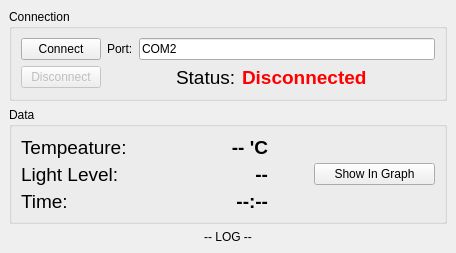
<?xml version="1.0" encoding="UTF-8"?>
<ui version="4.0">
 <class>MainWindow</class>
 <widget class="QMainWindow" name="MainWindow">
  <property name="enabled">
   <bool>true</bool>
  </property>
  <property name="geometry">
   <rect>
    <x>0</x>
    <y>0</y>
    <width>456</width>
    <height>253</height>
   </rect>
  </property>
  <property name="minimumSize">
   <size>
    <width>456</width>
    <height>253</height>
   </size>
  </property>
  <property name="maximumSize">
   <size>
    <width>456</width>
    <height>253</height>
   </size>
  </property>
  <property name="windowTitle">
   <string>ESP32 - Python</string>
  </property>
  <widget class="QWidget" name="centralwidget">
   <layout class="QHBoxLayout" name="horizontalLayout_5">
    <item>
     <layout class="QVBoxLayout" name="verticalLayout_7">
      <item>
       <widget class="QGroupBox" name="groupBox">
        <property name="title">
         <string>Connection</string>
        </property>
        <layout class="QHBoxLayout" name="horizontalLayout_7">
         <item>
          <layout class="QHBoxLayout" name="horizontalLayout_6">
           <item>
            <layout class="QVBoxLayout" name="verticalLayout">
             <item>
              <widget class="QPushButton" name="btn_connect">
               <property name="text">
                <string>Connect</string>
               </property>
              </widget>
             </item>
             <item>
              <widget class="QPushButton" name="btn_disconnect">
               <property name="enabled">
                <bool>false</bool>
               </property>
               <property name="text">
                <string>Disconnect</string>
               </property>
              </widget>
             </item>
            </layout>
           </item>
           <item>
            <layout class="QVBoxLayout" name="verticalLayout_2">
             <item>
              <layout class="QHBoxLayout" name="horizontalLayout_2">
               <item>
                <widget class="QLabel" name="label_2">
                 <property name="text">
                  <string>Port:</string>
                 </property>
                </widget>
               </item>
               <item>
                <widget class="QLineEdit" name="tb_port">
                 <property name="text">
                  <string>COM2</string>
                 </property>
                </widget>
               </item>
              </layout>
             </item>
             <item>
              <layout class="QHBoxLayout" name="horizontalLayout">
               <item>
                <spacer name="horizontalSpacer_2">
                 <property name="orientation">
                  <enum>Qt::Horizontal</enum>
                 </property>
                 <property name="sizeHint" stdset="0">
                  <size>
                   <width>40</width>
                   <height>20</height>
                  </size>
                 </property>
                </spacer>
               </item>
               <item>
                <widget class="QLabel" name="label">
                 <property name="font">
                  <font>
                   <pointsize>14</pointsize>
                  </font>
                 </property>
                 <property name="text">
                  <string>Status:</string>
                 </property>
                </widget>
               </item>
               <item>
                <widget class="QLabel" name="label_status">
                 <property name="font">
                  <font>
                   <pointsize>14</pointsize>
                   <weight>75</weight>
                   <bold>true</bold>
                  </font>
                 </property>
                 <property name="styleSheet">
                  <string notr="true">color:red;</string>
                 </property>
                 <property name="text">
                  <string>Disconnected</string>
                 </property>
                </widget>
               </item>
               <item>
                <spacer name="horizontalSpacer_3">
                 <property name="orientation">
                  <enum>Qt::Horizontal</enum>
                 </property>
                 <property name="sizeHint" stdset="0">
                  <size>
                   <width>40</width>
                   <height>20</height>
                  </size>
                 </property>
                </spacer>
               </item>
              </layout>
             </item>
            </layout>
           </item>
          </layout>
         </item>
        </layout>
       </widget>
      </item>
      <item>
       <widget class="QGroupBox" name="groupBox_2">
        <property name="title">
         <string>Data</string>
        </property>
        <layout class="QHBoxLayout" name="horizontalLayout_4">
         <item>
          <layout class="QHBoxLayout" name="horizontalLayout_3">
           <item>
            <layout class="QVBoxLayout" name="verticalLayout_4">
             <item>
              <widget class="QLabel" name="label_3">
               <property name="font">
                <font>
                 <pointsize>14</pointsize>
                </font>
               </property>
               <property name="text">
                <string>Tempeature:</string>
               </property>
              </widget>
             </item>
             <item>
              <widget class="QLabel" name="label_5">
               <property name="font">
                <font>
                 <pointsize>14</pointsize>
                </font>
               </property>
               <property name="text">
                <string>Light Level:</string>
               </property>
              </widget>
             </item>
             <item>
              <widget class="QLabel" name="label_7">
               <property name="font">
                <font>
                 <pointsize>14</pointsize>
                </font>
               </property>
               <property name="text">
                <string>Time:</string>
               </property>
              </widget>
             </item>
            </layout>
           </item>
           <item>
            <layout class="QVBoxLayout" name="verticalLayout_5">
             <item>
              <widget class="QLabel" name="label_temp">
               <property name="font">
                <font>
                 <pointsize>14</pointsize>
                 <weight>75</weight>
                 <bold>true</bold>
                </font>
               </property>
               <property name="styleSheet">
                <string notr="true"/>
               </property>
               <property name="text">
                <string>-- 'C</string>
               </property>
               <property name="alignment">
                <set>Qt::AlignRight|Qt::AlignTrailing|Qt::AlignVCenter</set>
               </property>
              </widget>
             </item>
             <item>
              <widget class="QLabel" name="label_light">
               <property name="font">
                <font>
                 <pointsize>14</pointsize>
                 <weight>75</weight>
                 <bold>true</bold>
                </font>
               </property>
               <property name="styleSheet">
                <string notr="true"/>
               </property>
               <property name="text">
                <string>--</string>
               </property>
               <property name="alignment">
                <set>Qt::AlignRight|Qt::AlignTrailing|Qt::AlignVCenter</set>
               </property>
              </widget>
             </item>
             <item>
              <widget class="QLabel" name="label_time">
               <property name="font">
                <font>
                 <pointsize>14</pointsize>
                 <weight>75</weight>
                 <bold>true</bold>
                </font>
               </property>
               <property name="styleSheet">
                <string notr="true"/>
               </property>
               <property name="text">
                <string>--:--</string>
               </property>
               <property name="alignment">
                <set>Qt::AlignRight|Qt::AlignTrailing|Qt::AlignVCenter</set>
               </property>
              </widget>
             </item>
            </layout>
           </item>
           <item>
            <spacer name="horizontalSpacer_4">
             <property name="orientation">
              <enum>Qt::Horizontal</enum>
             </property>
             <property name="sizeType">
              <enum>QSizePolicy::Fixed</enum>
             </property>
             <property name="sizeHint" stdset="0">
              <size>
               <width>40</width>
               <height>20</height>
              </size>
             </property>
            </spacer>
           </item>
           <item>
            <layout class="QVBoxLayout" name="verticalLayout_6">
             <item>
              <widget class="QPushButton" name="btn_show_in_graph">
               <property name="text">
                <string>Show In Graph</string>
               </property>
              </widget>
             </item>
            </layout>
           </item>
          </layout>
         </item>
        </layout>
       </widget>
      </item>
      <item>
       <widget class="QLabel" name="label_log">
        <property name="text">
         <string>-- LOG --</string>
        </property>
        <property name="alignment">
         <set>Qt::AlignCenter</set>
        </property>
       </widget>
      </item>
     </layout>
    </item>
   </layout>
  </widget>
 </widget>
 <resources/>
 <connections/>
</ui>
